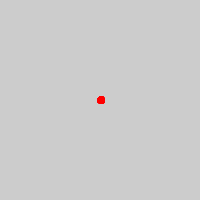
Frame 1 (no input)
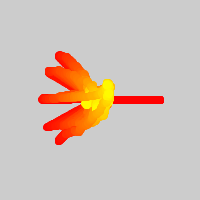
Frame 60 (the mouse pressed at the canvas centre just before this capture)
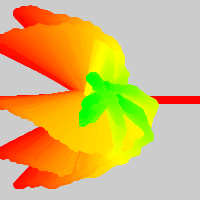
Frame 120 (the mouse held since frame 60 and released just before this capture)

The Processing sketch that drew these frames (run headless with seeded random() and noise(); from frame 60 on, the mouse is pressed at the canvas centre):

// Processing sketch: source_towards_border
// ── source_towards_border.pde
/*
Draws a bunch of balls, each randomly placed, with a random velocity and a random blue-ish color.
When the ball goes off the screen a new one is randomly created to take its place.
*/
import java.util.LinkedList;
import java.util.Iterator;

//LinkedList<Vector> vs;
float velocity;
//Point base;
//int nBalls;
//int nBallsPerStep;
//float hue;
//Triangle wave;
//float targetY = 0;
LinkedList<PointWithTrail> trails;

void setup() {
  size(200, 200);
  frameRate(30);
  colorMode(HSB, 360, 100, 100);
  velocity = 1;
  trails = new LinkedList<PointWithTrail>();
  trails.add(new PointWithTrail(0));
  trails.add(new PointWithTrail(50));
  trails.add(new PointWithTrail(100));
  trails.add(new PointWithTrail(150));
  trails.add(new PointWithTrail(200));
}

void draw() {
  int start = millis();
  clear();
  for(PointWithTrail trail : trails) {
    trail.draw();
  }
  int end = millis();
  if (end - start > 1000 / frameRate) {
    print("Frame took too long");  
  }
}

class Point {
  float x;
  float y;
  Point(float x, float y) {
    this.x = x;
    this.y = y;
  }
}

interface Wave {
  float step();  
}

class Triangle implements Wave {
  float lastY;
  float dy;
  float minY;
  float maxY;
  
  Triangle(float dy, float minY, float maxY) {
    this.dy = dy;
    this.minY = minY;
    this.maxY = maxY;
    this.lastY = minY;
  }
  
  float step() {
    lastY += dy;
    if (lastY > maxY) {
      lastY = maxY - (lastY - maxY);
      dy *= -1;
    } else if (lastY < minY) {
      lastY = minY + (minY - lastY); 
      dy *= -1;
    }
    return lastY;  
  }
}

Vector randomVector(Point p, float hue, float theta) {
  return new Vector(p.x, p.y, theta, velocity, color(hue, 100, 100));
}

class PointWithTrail {
  LinkedList<Vector> vs;
  Point base;
  int nBalls;
  int nBallsPerStep;
  float hue;
  Triangle wave;
  float targetY = 0;
  
  PointWithTrail(float targetY) {
    this.targetY = targetY;
    wave = new Triangle(1, 0, width);
    nBalls = int(sqrt(height * width));
    hue = 0; //random(0, 360);
    base = new Point(width / 2, height / 2);
    nBallsPerStep = int(nBalls / ((height / 2) / velocity));
    vs = new LinkedList<Vector>();
    for(int i=0; i<nBallsPerStep; i++) {
      float targetX = wave.step();
      float theta = atan((base.y - targetY) / (base.x - targetX));
      vs.add(randomVector(base, hue, 0));
    }    
  }
  
  void draw() {
    Iterator<Vector> iter = vs.iterator();
    int removed = 0;
    int n = 0;
    while (iter.hasNext()) {
      n++;
      Vector v = iter.next();
      v.update();
      v.draw();
      if (v.x < 0 || v.y < 0 || v.x > width || v.y > height) {
          iter.remove();
          removed += 1;
      }
    }
    base.x = reflect(base.x + random(-2, 2), 0, width);
    base.y = reflect(base.y + random(-2, 2), 0, height);
    hue = (hue + 1) % 360;
    for(int i=0; i<nBallsPerStep; i++) {
       float targetX = wave.step();
       float dy = targetY - base.y;
       float dx = targetX - base.x;
       float theta = atan2(dy, dx);
       vs.add(randomVector(base, hue, theta));
    }    
  }
}

float reflect(float val, float min, float max) {
   if (val < min) {
     return min + (min - val);
   } else if (val > max) {
     return max - (val - max);
   } else {
      return val;
   }
}


class Vector {
   float x;
   float y;
   float dx;
   float dy;
   color c;
   
   Vector(float x, float y, float theta, float v, color c) {
     this.x = x;
     this.y = y;
     this.dx = v*cos(theta);
     this.dy = v*sin(theta);
     this.c = c;
   }
   
   void update() {
     this.x += this.dx;
     this.y += this.dy;
   }
   
   void draw() {
     fill(this.c);
     stroke(this.c);
     ellipse(this.x, this.y, 7, 7);
   }
}
